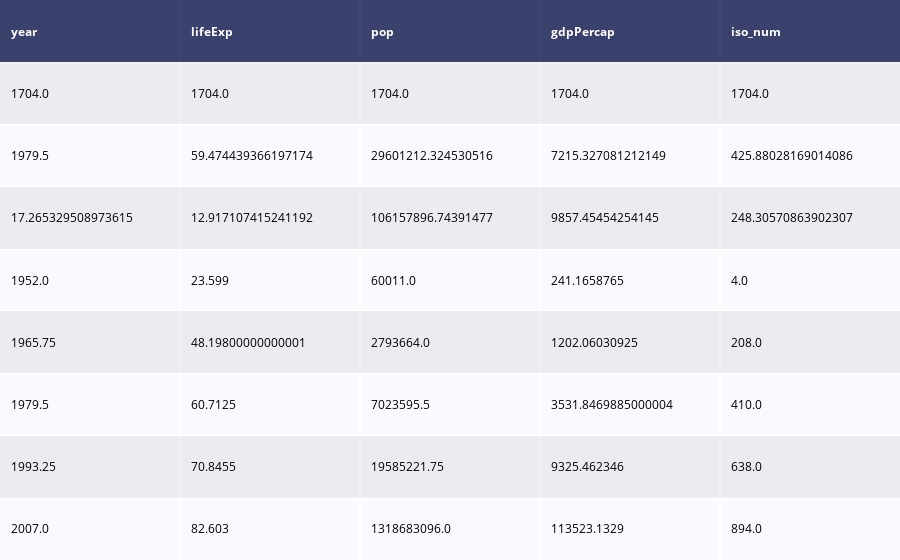

The cell this chart's notebook holds for it:
### Code cell
d=create_table(gapminder.describe())
d

### Figure 1 — Plotly figure (JSON) as saved in the notebook; plotly's stock layout.template omitted (floating-point values rounded to 4 significant figures)
{"data": [{"colorscale": [[0, "#00083e"], [0.5, "#ededee"], [1, "#ffffff"]], "hoverinfo": "none", "opacity": 0.75, "showscale": false, "type": "heatmap", "z": [[0, 0, 0, 0, 0], [0.5, 0.5, 0.5, 0.5, 0.5], [1, 1, 1, 1, 1], [0.5, 0.5, 0.5, 0.5, 0.5], [1, 1, 1, 1, 1], [0.5, 0.5, 0.5, 0.5, 0.5], [1, 1, 1, 1, 1], [0.5, 0.5, 0.5, 0.5, 0.5], [1, 1, 1, 1, 1]]}], "layout": {"annotations": [{"align": "left", "font": {"color": "#ffffff"}, "showarrow": false, "text": "<b>year</b>", "x": -0.45, "xanchor": "left", "xref": "x", "y": 0, "yref": "y"}, {"align": "left", "font": {"color": "#ffffff"}, "showarrow": false, "text": "<b>lifeExp</b>", "x": 0.55, "xanchor": "left", "xref": "x", "y": 0, "yref": "y"}, {"align": "left", "font": {"color": "#ffffff"}, "showarrow": false, "text": "<b>pop</b>", "x": 1.55, "xanchor": "left", "xref": "x", "y": 0, "yref": "y"}, {"align": "left", "font": {"color": "#ffffff"}, "showarrow": false, "text": "<b>gdpPercap</b>", "x": 2.55, "xanchor": "left", "xref": "x", "y": 0, "yref": "y"}, {"align": "left", "font": {"color": "#ffffff"}, "showarrow": false, "text": "<b>iso_num</b>", "x": 3.55, "xanchor": "left", "xref": "x", "y": 0, "yref": "y"}, {"align": "left", "font": {"color": "#000000"}, "showarrow": false, "text": "1704.0", "x": -0.45, "xanchor": "left", "xref": "x", "y": 1, "yref": "y"}, {"align": "left", "font": {"color": "#000000"}, "showarrow": false, "text": "1704.0", "x": 0.55, "xanchor": "left", "xref": "x", "y": 1, "yref": "y"}, {"align": "left", "font": {"color": "#000000"}, "showarrow": false, "text": "1704.0", "x": 1.55, "xanchor": "left", "xref": "x", "y": 1, "yref": "y"}, {"align": "left", "font": {"color": "#000000"}, "showarrow": false, "text": "1704.0", "x": 2.55, "xanchor": "left", "xref": "x", "y": 1, "yref": "y"}, {"align": "left", "font": {"color": "#000000"}, "showarrow": false, "text": "1704.0", "x": 3.55, "xanchor": "left", "xref": "x", "y": 1, "yref": "y"}, {"align": "left", "font": {"color": "#000000"}, "showarrow": false, "text": "1979.5", "x": -0.45, "xanchor": "left", "xref": "x", "y": 2, "yref": "y"}, {"align": "left", "font": {"color": "#000000"}, "showarrow": false, "text": "59.474439366197174", "x": 0.55, "xanchor": "left", "xref": "x", "y": 2, "yref": "y"}, {"align": "left", "font": {"color": "#000000"}, "showarrow": false, "text": "29601212.324530516", "x": 1.55, "xanchor": "left", "xref": "x", "y": 2, "yref": "y"}, {"align": "left", "font": {"color": "#000000"}, "showarrow": false, "text": "7215.327081212149", "x": 2.55, "xanchor": "left", "xref": "x", "y": 2, "yref": "y"}, {"align": "left", "font": {"color": "#000000"}, "showarrow": false, "text": "425.88028169014086", "x": 3.55, "xanchor": "left", "xref": "x", "y": 2, "yref": "y"}, {"align": "left", "font": {"color": "#000000"}, "showarrow": false, "text": "17.265329508973615", "x": -0.45, "xanchor": "left", "xref": "x", "y": 3, "yref": "y"}, {"align": "left", "font": {"color": "#000000"}, "showarrow": false, "text": "12.917107415241192", "x": 0.55, "xanchor": "left", "xref": "x", "y": 3, "yref": "y"}, {"align": "left", "font": {"color": "#000000"}, "showarrow": false, "text": "106157896.74391477", "x": 1.55, "xanchor": "left", "xref": "x", "y": 3, "yref": "y"}, {"align": "left", "font": {"color": "#000000"}, "showarrow": false, "text": "9857.45454254145", "x": 2.55, "xanchor": "left", "xref": "x", "y": 3, "yref": "y"}, {"align": "left", "font": {"color": "#000000"}, "showarrow": false, "text": "248.30570863902307", "x": 3.55, "xanchor": "left", "xref": "x", "y": 3, "yref": "y"}, {"align": "left", "font": {"color": "#000000"}, "showarrow": false, "text": "1952.0", "x": -0.45, "xanchor": "left", "xref": "x", "y": 4, "yref": "y"}, {"align": "left", "font": {"color": "#000000"}, "showarrow": false, "text": "23.599", "x": 0.55, "xanchor": "left", "xref": "x", "y": 4, "yref": "y"}, {"align": "left", "font": {"color": "#000000"}, "showarrow": false, "text": "60011.0", "x": 1.55, "xanchor": "left", "xref": "x", "y": 4, "yref": "y"}, {"align": "left", "font": {"color": "#000000"}, "showarrow": false, "text": "241.1658765", "x": 2.55, "xanchor": "left", "xref": "x", "y": 4, "yref": "y"}, {"align": "left", "font": {"color": "#000000"}, "showarrow": false, "text": "4.0", "x": 3.55, "xanchor": "left", "xref": "x", "y": 4, "yref": "y"}, {"align": "left", "font": {"color": "#000000"}, "showarrow": false, "text": "1965.75", "x": -0.45, "xanchor": "left", "xref": "x", "y": 5, "yref": "y"}, {"align": "left", "font": {"color": "#000000"}, "showarrow": false, "text": "48.19800000000001", "x": 0.55, "xanchor": "left", "xref": "x", "y": 5, "yref": "y"}, {"align": "left", "font": {"color": "#000000"}, "showarrow": false, "text": "2793664.0", "x": 1.55, "xanchor": "left", "xref": "x", "y": 5, "yref": "y"}, {"align": "left", "font": {"color": "#000000"}, "showarrow": false, "text": "1202.06030925", "x": 2.55, "xanchor": "left", "xref": "x", "y": 5, "yref": "y"}, {"align": "left", "font": {"color": "#000000"}, "showarrow": false, "text": "208.0", "x": 3.55, "xanchor": "left", "xref": "x", "y": 5, "yref": "y"}, {"align": "left", "font": {"color": "#000000"}, "showarrow": false, "text": "1979.5", "x": -0.45, "xanchor": "left", "xref": "x", "y": 6, "yref": "y"}, {"align": "left", "font": {"color": "#000000"}, "showarrow": false, "text": "60.7125", "x": 0.55, "xanchor": "left", "xref": "x", "y": 6, "yref": "y"}, {"align": "left", "font": {"color": "#000000"}, "showarrow": false, "text": "7023595.5", "x": 1.55, "xanchor": "left", "xref": "x", "y": 6, "yref": "y"}, {"align": "left", "font": {"color": "#000000"}, "showarrow": false, "text": "3531.8469885000004", "x": 2.55, "xanchor": "left", "xref": "x", "y": 6, "yref": "y"}, {"align": "left", "font": {"color": "#000000"}, "showarrow": false, "text": "410.0", "x": 3.55, "xanchor": "left", "xref": "x", "y": 6, "yref": "y"}, {"align": "left", "font": {"color": "#000000"}, "showarrow": false, "text": "1993.25", "x": -0.45, "xanchor": "left", "xref": "x", "y": 7, "yref": "y"}, {"align": "left", "font": {"color": "#000000"}, "showarrow": false, "text": "70.8455", "x": 0.55, "xanchor": "left", "xref": "x", "y": 7, "yref": "y"}, {"align": "left", "font": {"color": "#000000"}, "showarrow": false, "text": "19585221.75", "x": 1.55, "xanchor": "left", "xref": "x", "y": 7, "yref": "y"}, {"align": "left", "font": {"color": "#000000"}, "showarrow": false, "text": "9325.462346", "x": 2.55, "xanchor": "left", "xref": "x", "y": 7, "yref": "y"}, {"align": "left", "font": {"color": "#000000"}, "showarrow": false, "text": "638.0", "x": 3.55, "xanchor": "left", "xref": "x", "y": 7, "yref": "y"}, {"align": "left", "font": {"color": "#000000"}, "showarrow": false, "text": "2007.0", "x": -0.45, "xanchor": "left", "xref": "x", "y": 8, "yref": "y"}, {"align": "left", "font": {"color": "#000000"}, "showarrow": false, "text": "82.603", "x": 0.55, "xanchor": "left", "xref": "x", "y": 8, "yref": "y"}, {"align": "left", "font": {"color": "#000000"}, "showarrow": false, "text": "1318683096.0", "x": 1.55, "xanchor": "left", "xref": "x", "y": 8, "yref": "y"}, {"align": "left", "font": {"color": "#000000"}, "showarrow": false, "text": "113523.1329", "x": 2.55, "xanchor": "left", "xref": "x", "y": 8, "yref": "y"}, {"align": "left", "font": {"color": "#000000"}, "showarrow": false, "text": "894.0", "x": 3.55, "xanchor": "left", "xref": "x", "y": 8, "yref": "y"}], "autosize": true, "margin": {"b": 0, "l": 0, "r": 0, "t": 0}, "xaxis": {"autorange": true, "dtick": 1, "gridwidth": 2, "range": [-0.5, 4.5], "showticklabels": false, "tick0": -0.5, "ticks": "", "zeroline": false}, "yaxis": {"autorange": true, "dtick": 1, "gridwidth": 2, "range": [8.5, -0.5], "showticklabels": false, "tick0": 0.5, "ticks": "", "zeroline": false}}}
